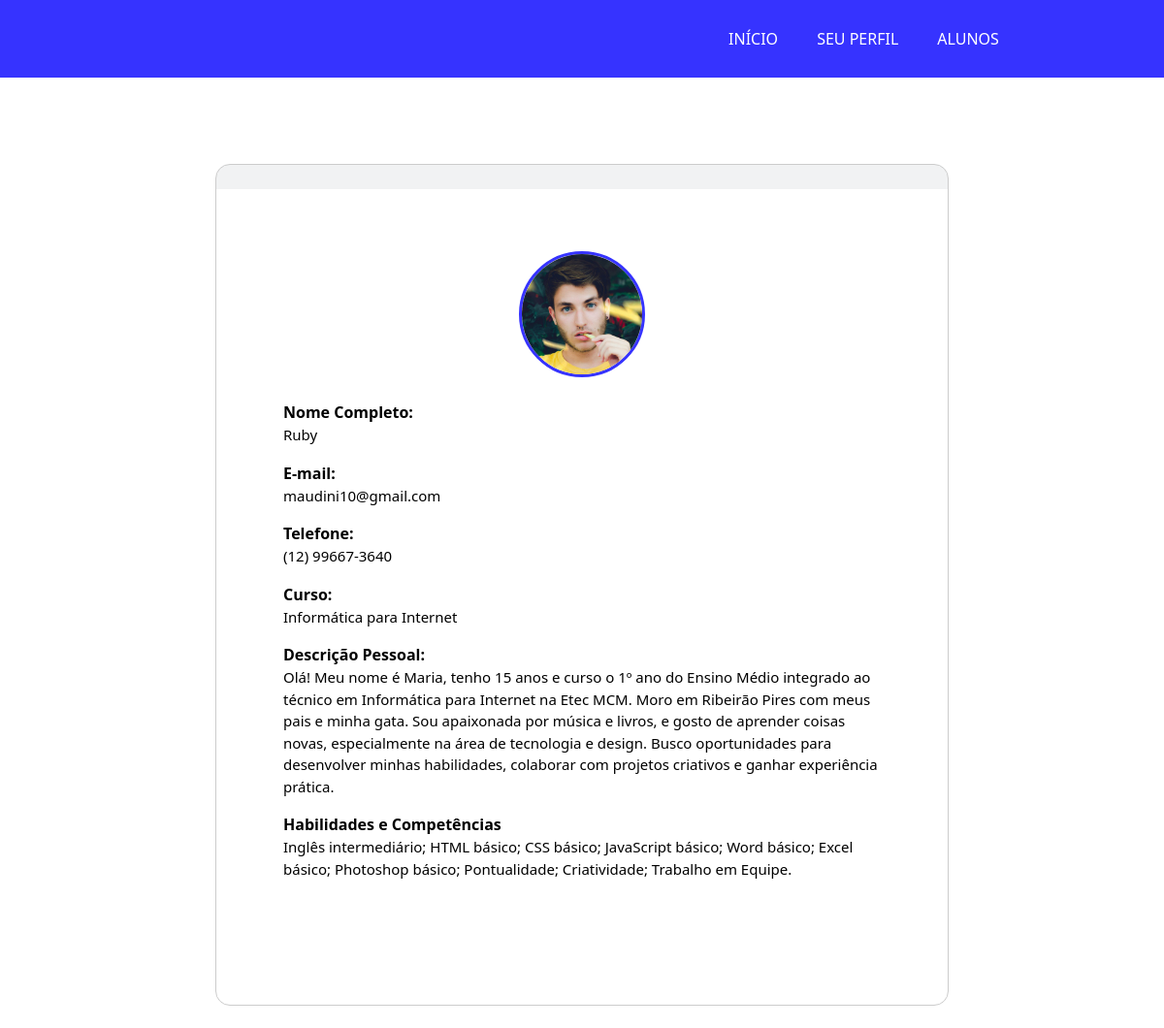
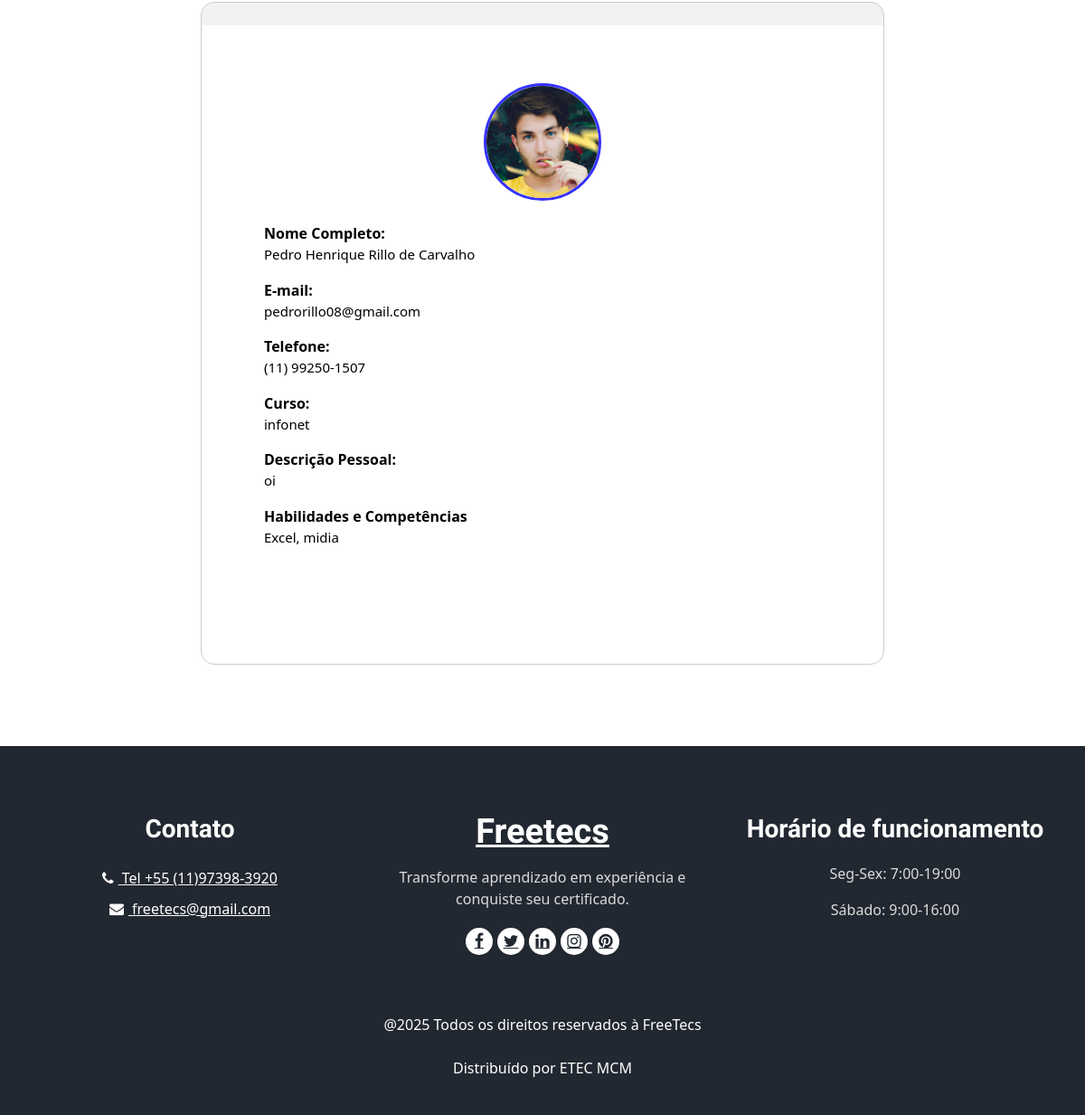
Page /perfilpublicoaluno.php on the earlier database version (2 pictures, top to bottom).
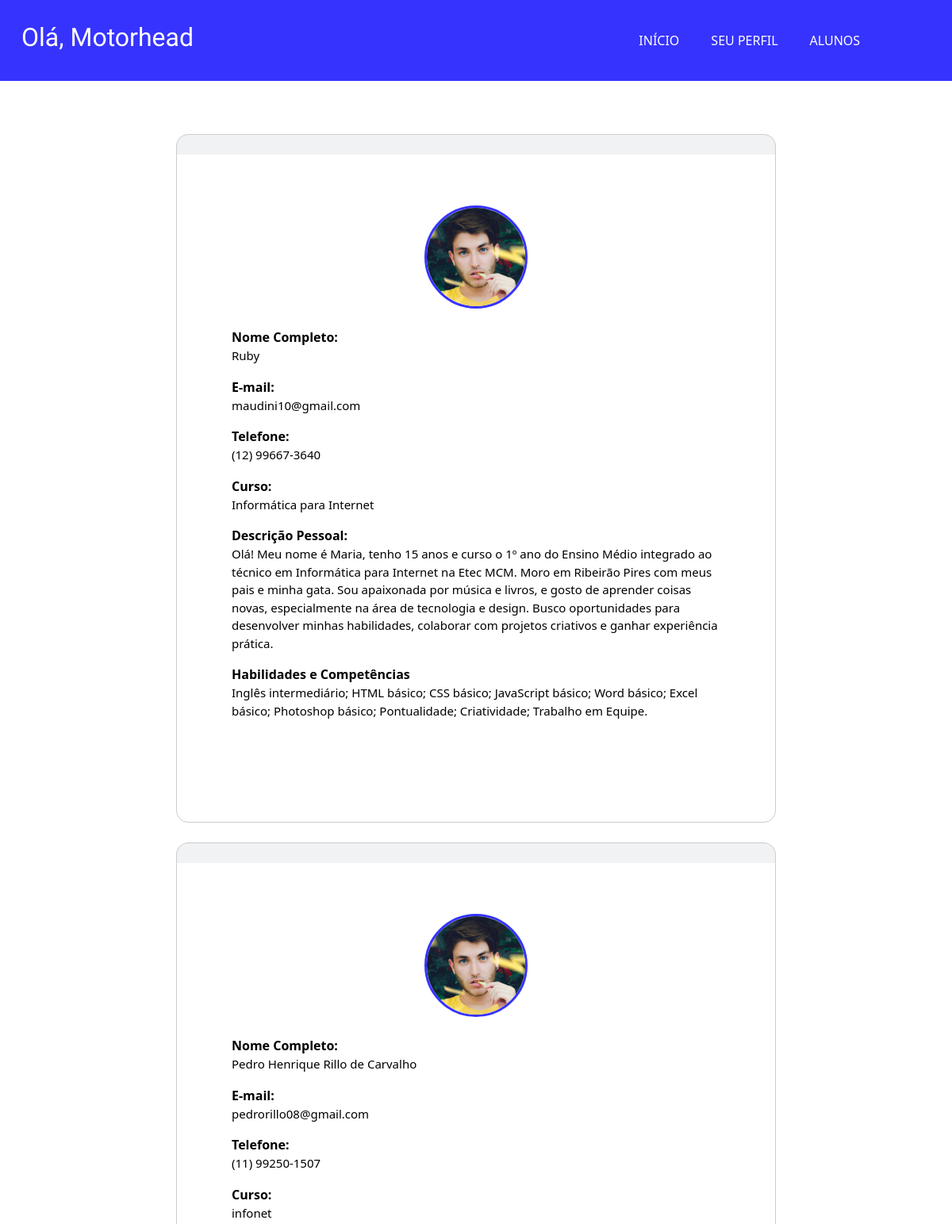
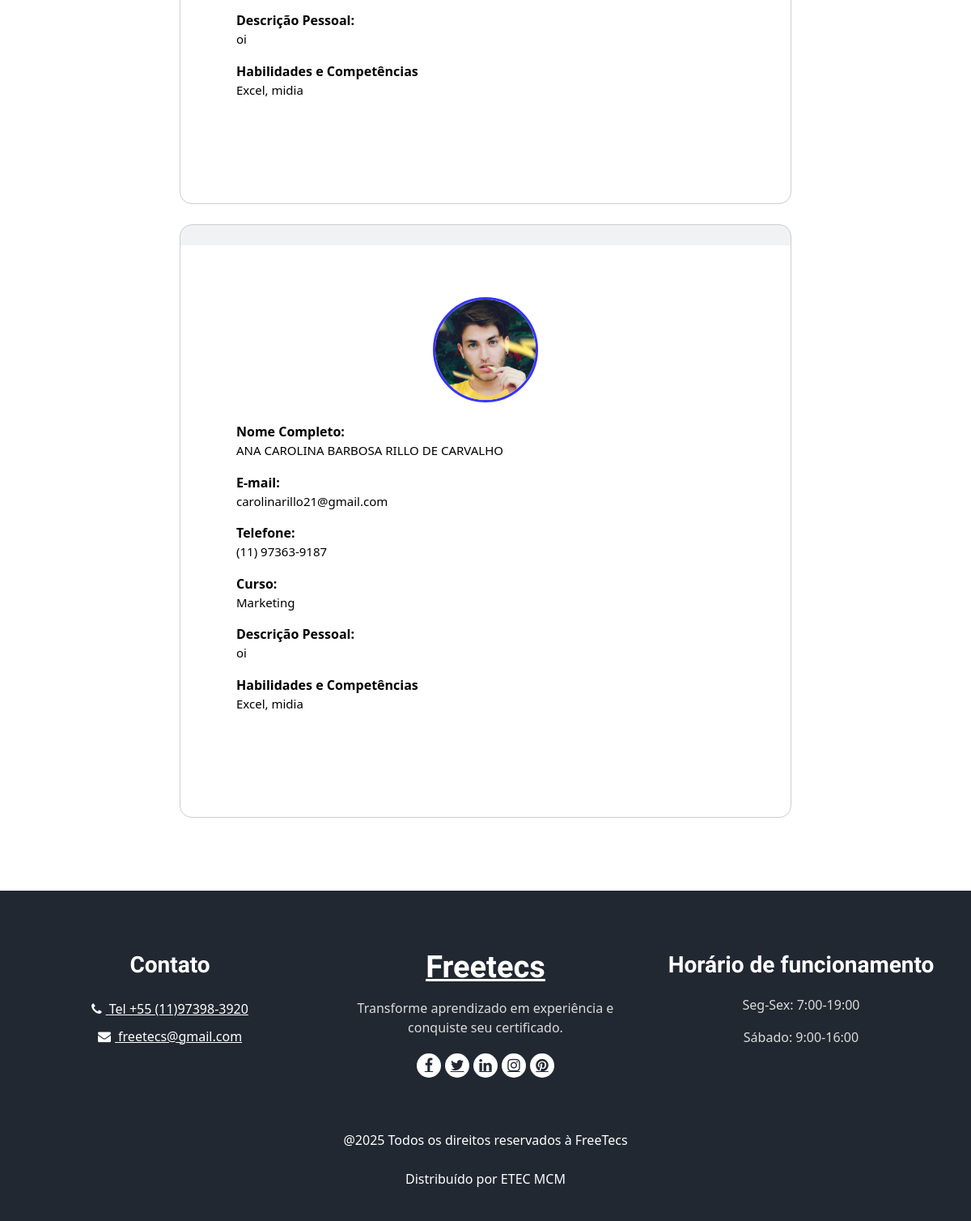
Same page on the later database version (2 pictures, top to bottom).
### tables this page shows
CREATE TABLE `aluno` (
  `id_aluno` int(11) NOT NULL,
  `nome_aluno` varchar(255) DEFAULT NULL,
  `senha_aluno` varchar(255) DEFAULT NULL,
  `curso` varchar(255) DEFAULT NULL,
  `datanasc` date DEFAULT NULL,
  `RM` int(5) DEFAULT NULL,
  `telefone_aluno` varchar(15) DEFAULT NULL,
  `descricao` varchar(600) DEFAULT NULL,
  `habilidades` varchar(255) DEFAULT NULL,
  `email_aluno` varchar(255) DEFAULT NULL
);

CREATE TABLE `empresa` (
  `id_empresa` int(11) NOT NULL,
  `nome_empresa` varchar(255) DEFAULT NULL,
  `telefone_empresa` varchar(15) DEFAULT NULL,
  `email_empresa` varchar(255) DEFAULT NULL,
  `senha_empresa` varchar(255) DEFAULT NULL,
  `CNPJ` varchar(18) DEFAULT NULL,
  `area_de_atuacao` varchar(255) DEFAULT NULL,
  `descricao_institucional` varchar(600) DEFAULT NULL,
  `ano_de_fundacao` year(4) DEFAULT NULL
);

### perfilpublicoaluno.php (the view, shortened to what this page needs)
<!DOCTYPE html>
<html lang="pt-BR">
<body>
    <?php require 'headerempresa.php' ?>
    <section class="food_section layout_padding-bottom">
        <div class="container">
            <div class="heading_container heading_center">
                <br><br><br><br><br>
            </div>
            <br>
            <?php
                $sql = "SELECT * FROM aluno";
                $stmt = $pdo->query($sql);
                while ($aluno = $stmt->fetch(PDO::FETCH_ASSOC)) {
            ?>
            <div class="row justify-content-center">
                <div class="col-md-8">
                    <div class="box p-4" style="text-align: left;">
                        <div class="detail-box">
                            <div class="profile-header">
                                <div class="profile-pic-container">
                                    <img src="images/client2.jpg" alt="Foto de perfil" class="profile-pic"
                                        id="profileImage">
                                </div>
                                <div style="text-align:left;">
                                    <br>
                                    <strong>Nome Completo:</strong>
                                    <p><?php echo $aluno['nome_aluno']; ?></p>
                                    <strong>E-mail:</strong>
                                    <p><?php echo $aluno['email_aluno']; ?></p>
                                    <strong>Telefone:</strong>
                                    <p><?php echo $aluno['telefone_aluno']; ?></p>
                                    <strong>Curso:</strong>
                                    <p><?php echo $aluno['curso']; ?></p>
                                    <strong>Descrição Pessoal:</strong>
                                    <p><?php echo $aluno['descricao']; ?></p>
                                    <strong>Habilidades e Competências</strong>
                                    <p><?php echo $aluno['habilidades']; ?></p>
                                    <br>
                                     </div>
                                </div>
                            </div>
                        </div>
                    </div>
                </div>
            <?php
                }
            ?>
    </section>
    <?php require 'head_footer.php' ?>
</body>
</html>

### headerempresa.php (shortened to what this page needs)
<?php
   require 'conexao.php';
 ?>
 <header class="header_section">
   <div class="container">
     <nav class="navbar navbar-expand-lg custom_nav-container ">
       <a class="navbar-brand" href="restritaempresa.php">
         <span>
           <?php
               $sql = "SELECT nome_empresa FROM empresa";
               $stmt = $pdo->query($sql);
               while ($empresa = $stmt->fetch(PDO::FETCH_ASSOC)) {
                 echo "<h2>Olá, " . htmlspecialchars($empresa['nome_empresa']) . "</h2>";
               }
             ?>
         </span>
       </a>
       <div class="collapse navbar-collapse" id="navbarSupportedContent">
         <ul class="navbar-nav  mx-auto ">
           <li class="nav-item ">
             <a class="nav-link" href="index.php">Início </a>
           </li>
           <li class="nav-item">
             <a class="nav-link" href="perfilempresa.php">Seu Perfil</a>
           </li>
           <li class="nav-item">
             <a class="nav-link" href="alunoscandidatados.php">Alunos</a>
           </li>
         </ul>
       </div>
   </div>
 </header>

### head_footer.php (shortened to what this page needs)
<!DOCTYPE html>
<html>
<head>
  <link rel="stylesheet" href="https://cdn.jsdelivr.net/npm/bootstrap@5.0.0-alpha1/dist/css/bootstrap.min.css
">
  <link rel="stylesheet" href="https://cdn.jsdelivr.net/npm/bootstrap@5.0.0-alpha1/dist/js/bootstrap.bundle.min.js
">
  <link rel="stylesheet" href="https://cdnjs.cloudflare.com/ajax/libs/jquery/3.2.1/jquery.min.js
">
  <link href="css/style.css" rel="stylesheet" />
  <link rel="stylesheet" type="text/css" href="css/bootstrap.css" />
  <link rel="stylesheet" type="text/css"
    href="https://cdnjs.cloudflare.com/ajax/libs/OwlCarousel2/2.3.4/assets/owl.carousel.min.css" />
  <link rel="stylesheet" href="https://cdnjs.cloudflare.com/ajax/libs/jquery-nice-select/1.1.0/css/nice-select.min.css"
 />
  <link href="css/font-awesome.min.css" rel="stylesheet" />
  <link href="https://cdn.jsdelivr.net/npm/bootstrap@5.3.2/dist/css/bootstrap.min.css" rel="stylesheet">
  <link href="css/responsive.css" rel="stylesheet" />
</head>
  <footer class="footer_section">
    <div class="container">
      <div class="row">
        <div class="col-md-4 footer-col">
          <div class="footer_contact">
            <h4>
              Contato
            </h4>
            <div class="contact_link_box">
              <a href="">
                <i class="fa fa-phone" aria-hidden="true"></i>
                <span>
                  Tel +55 (11)97398-3920
                </span>
              </a>
              <a href="">
                <i class="fa fa-envelope" aria-hidden="true"></i>
                <span>
                  freetecs@gmail.com
                </span>
              </a>
            </div>
          </div>
        </div>
        <div class="col-md-4 footer-col">
          <div class="footer_detail">
            <a href="" class="footer-logo">
              Freetecs
            </a>
            <p>
              Transforme aprendizado em experiência e conquiste seu certificado.
            </p>
            <div class="footer_social">
              <a href="">
                <i class="fa fa-facebook" aria-hidden="true"></i>
              </a>
              <a href="">
                <i class="fa fa-twitter" aria-hidden="true"></i>
              </a>
              <a href="">
                <i class="fa fa-linkedin" aria-hidden="true"></i>
              </a>
              <a href="">
                <i class="fa fa-instagram" aria-hidden="true"></i>
              </a>
              <a href="">
                <i class="fa fa-pinterest" aria-hidden="true"></i>
              </a>
            </div>
          </div>
        </div>
        <div class="col-md-4 footer-col">
          <h4>
            Horário de funcionamento
          </h4>
          <p>
            Seg-Sex: 7:00-19:00
          </p>
          <p> Sábado: 9:00-16:00</p>
        </div>
      </div>
      <div class="footer-info">
        <p>@2025 Todos os direitos reservados à FreeTecs</p> <br>
        <p>Distribuído por ETEC MCM</p>
      </div>
    </div>
  </footer>
</body>
</html>

### css/style.css (style rules this page uses)
body { background: rgb(99, 39, 120) }
.profile-header { text-align: center; padding: 40px 20px; background-color: #f8f9fa; border-bottom: 2px solid #e0e0e0; }
.profile-header { text-align: center; padding: 40px 20px; background: none; border: none; }
.profile-pic-container { position: relative; display: inline-block; }
.profile-pic { width: 130px; height: 130px; border-radius: 50%; object-fit: cover; border: 3px solid #3633ff; }
body { color: #0c0c0c; background-color: #ffffff; overflow-x: hidden; }
.layout_padding-bottom { padding-bottom: 90px; }
body { font-family: "Quicksand", sans-serif; }
sr h1, h2 { font-optical-sizing: auto; font-style: normal; font-family: "Zalando Sans SemiExpanded", sans-serif; }
.heading_container { display: -webkit-box; display: -ms-flexbox; display: flex; -webkit-box-orient: vertical; -webkit-box-direction: normal; -ms-flex-direction: column; flex-direction: column; -webkit-box-align: start; -ms-flex-align: start; align-items: flex-start; }
.heading_container.heading_center { -webkit-box-align: center; -ms-flex-align: center; align-items: center; text-align: center; }
a, a:hover, a:focus { text-decoration: none; }
.header_section { padding: 15px 0; position: fixed; top: 0; left: 0; width: 100%; z-index: 999; background-color: #3633ff; transition: background-color 0.3s; }
.navbar-brand { font-family: 'Dancing Script', cursive; }
html { scroll-behavior: smooth; }
.navbar-brand span { font-weight: bold; font-size: 32px; color: #ffffff; }
.custom_nav-container { padding: 0; }
.custom_nav-container .navbar-nav { padding-left: 50%; }
.custom_nav-container .navbar-nav .nav-item .nav-link { padding: 5px 20px; color: #ffffff; text-align: center; text-transform: uppercase; border-radius: 5px; -webkit-transition: all 0.3s; transition: all 0.3s; }
.food_section .box { position: relative; margin-top: 25px; background-color: #ffffff; border: 1px solid #ccc; border-radius: 15px; overflow: hidden; background: linear-gradient(to bottom, #f1f2f3 25px, #ffffff 25px); color: #000000; }
.food_section .box .detail-box { padding: 25px; }
.food_section .box .detail-box p { font-size: 15px; }
.footer_section { background-color: #222831; color: #ffffff; padding: 75px 0 40px 0; text-align: center; }
.footer_section h4 { font-size: 28px; }
.footer_section h4, .footer_section .footer-logo { font-weight: 600; margin-bottom: 20px; font-family: 'Dancing Script', cursive; }
.footer_section p { color: #dbdbdb; }
.footer_section .footer-col { margin-bottom: 30px; }
.footer_section .footer_contact .contact_link_box { display: -webkit-box; display: -ms-flexbox; display: flex; -webkit-box-orient: vertical; -webkit-box-direction: normal; -ms-flex-direction: column; flex-direction: column; }
.footer_section .footer_contact .contact_link_box a { margin: 5px 0; color: #ffffff; }
.footer_section .footer_contact .contact_link_box a i { margin-right: 5px; }
.footer_section .footer-logo { display: block; font-weight: bold; font-size: 38px; line-height: 1; color: #ffffff; }
.footer_section .footer_social { display: -webkit-box; display: -ms-flexbox; display: flex; -webkit-box-pack: center; -ms-flex-pack: center; justify-content: center; margin-top: 20px; margin-bottom: 10px; }
.footer_section .footer_social a { display: -webkit-box; display: -ms-flexbox; display: flex; -webkit-box-pack: center; -ms-flex-pack: center; justify-content: center; -webkit-box-align: center; -ms-flex-align: center; align-items: center; color: #222831; width: 30px; height: 30px; border-radius: 100%; background-color: #ffffff; border-radius: 100%; margin: 0 2.5px; font-size: 18px; }
.footer_section .footer-info { text-align: center; margin-top: 25px; }
.footer_section .footer-info p { color: #ffffff; margin: 0; }

### css/responsive.css (style rules this page uses)
@media (min-width: 1200px) { .container { max-width: 1170px; } }

Differences in the rows shown:
added empresa: nome_empresa "Motorhead"
added aluno: nome_aluno "ANA CAROLINA BARBOSA RILLO DE CARVALHO", email_aluno "carolinarillo21@gmail.com", telefone_aluno "(11) 97363-9187", curso "Marketing", descricao "oi", habilidades "Excel, midia"
